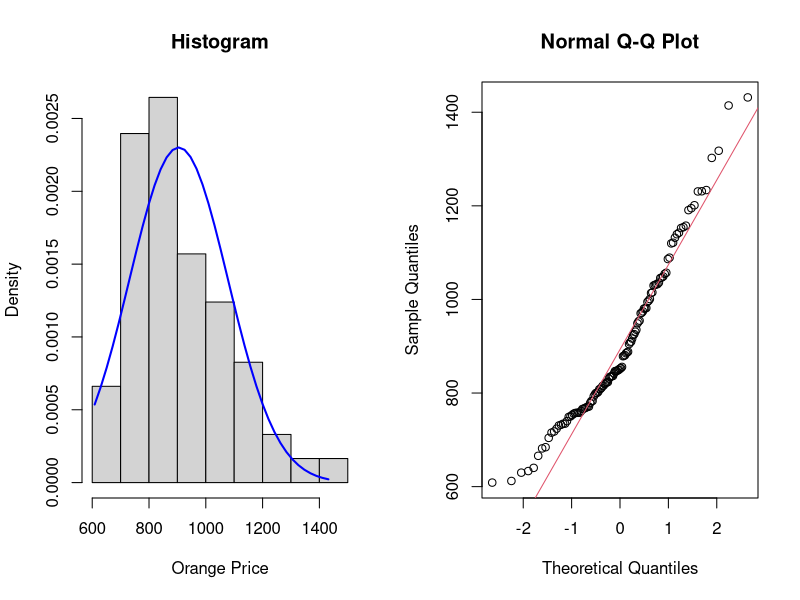
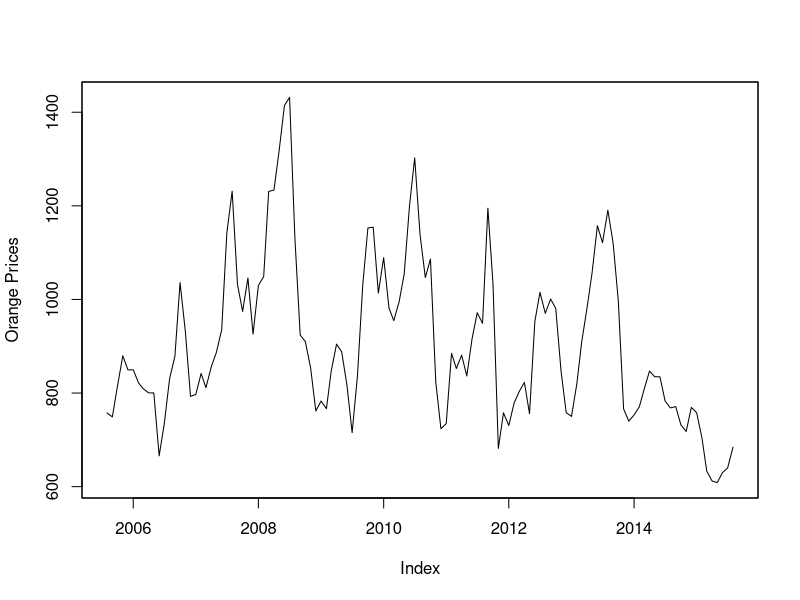
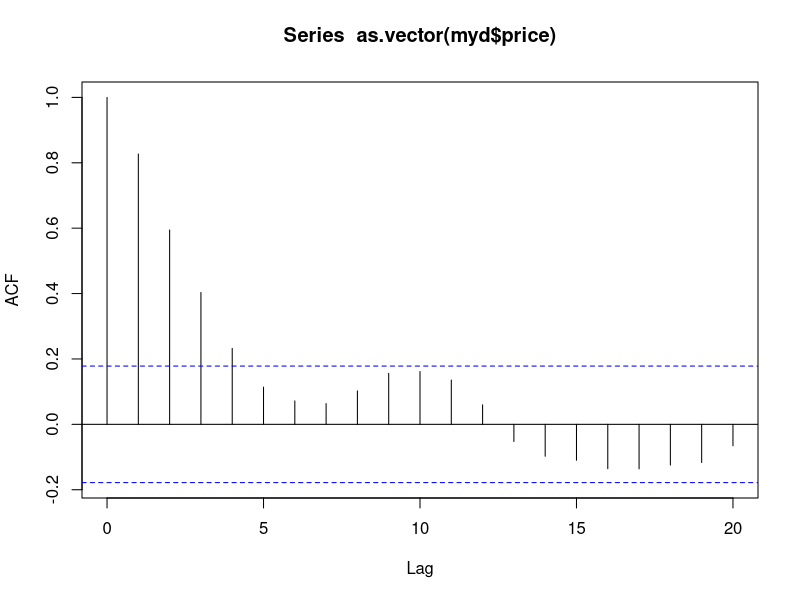
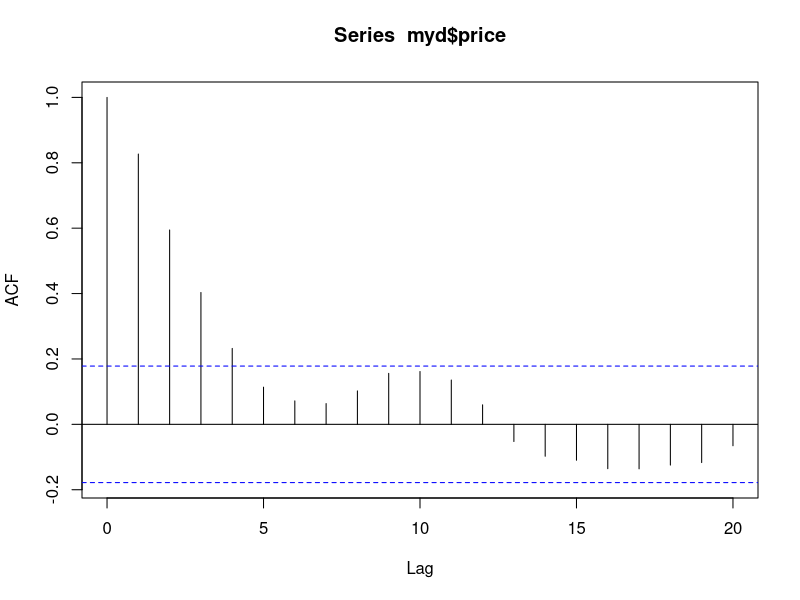
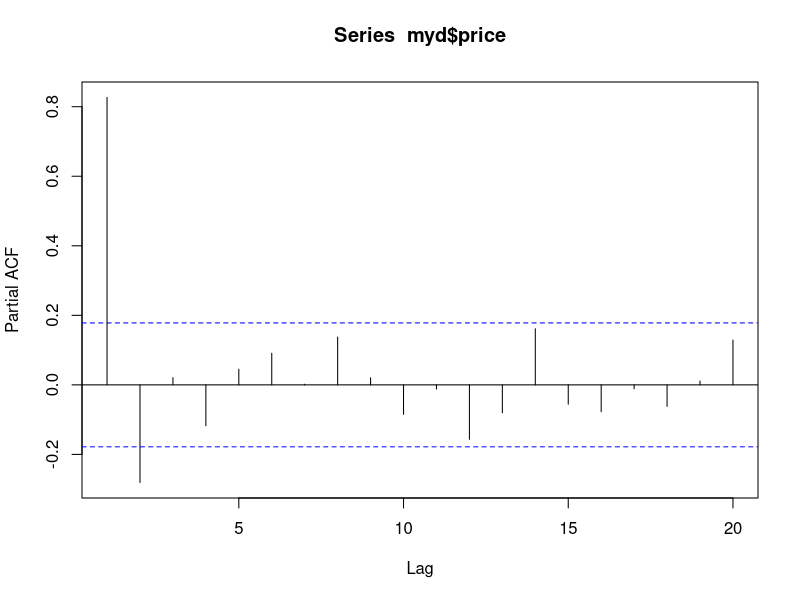
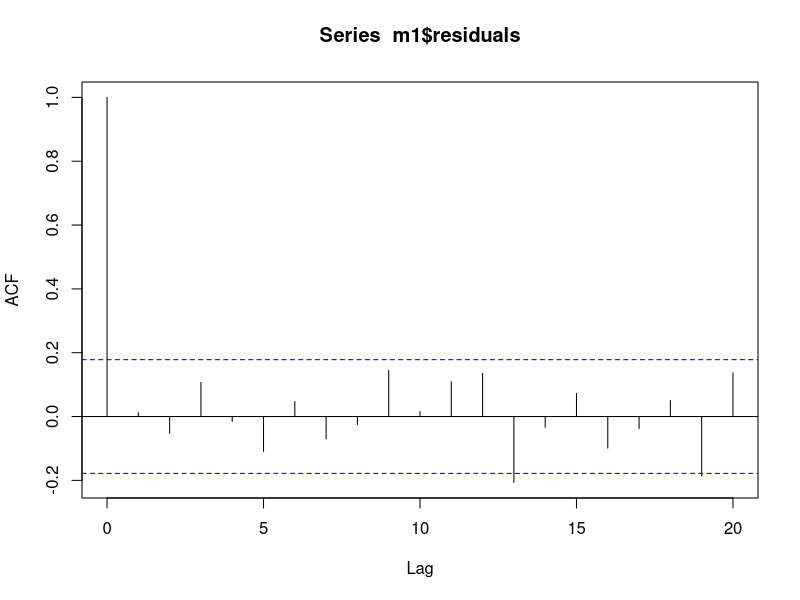
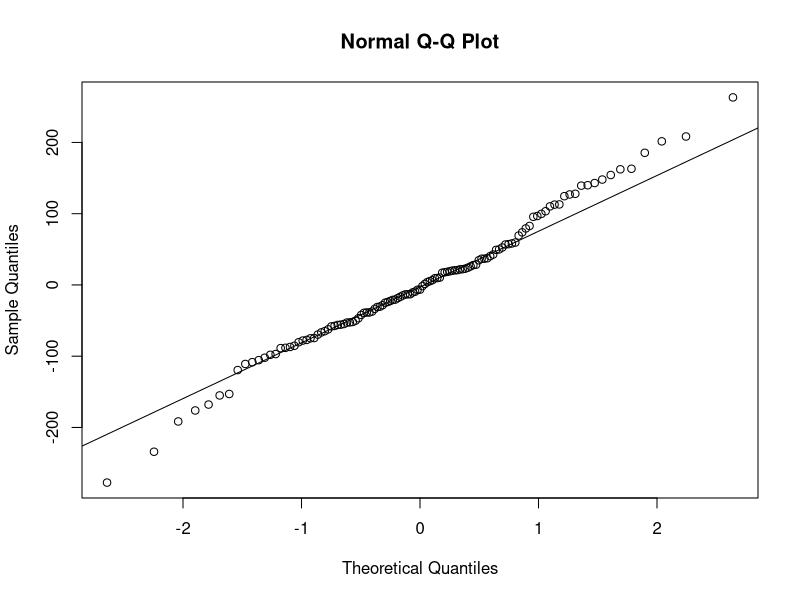

Here is the R script that generated these plots, in order: (Note: this script raises an error after producing the figures.)
#import zoo library
# LOAD LIBRARIES
# 
# To install the package the first time, 
# select Tools from top Menu and select Install Packages 
library(zoo)
library(fBasics)
library(lmtest)
library(forecast)
#set work directory
setwd("~/Courses/CSC425/hwork_f15")
#import data in R
myd=read.table("oranges.csv", header=T, sep=',')
#create price time series using zoo function
myd$pts=zoo(myd$price, as.Date(as.character(myd$date), format="%m/%d/%Y"))

# COMPUTE SUMMARY STATISTICS
basicStats(myd$price) 

# CREATE HISTOGRAM 
# OPTIONAL creates 2 by 1 display for 2 plots 
par(mfcol=c(1,2)) 
hist(myd$price, xlab="Orange Price", prob=TRUE, main="Histogram") 
# add approximating normal density curve 
xfit<-seq(min(myd$price),max(myd$price),length=40) 
yfit<-dnorm(xfit,mean=mean(myd$price),sd=sd(myd$price)) 
lines(xfit, yfit, col="blue", lwd=2) 

# CREATE NORMAL PROBABILITY PLOT 
qqnorm(myd$price)
qqline(myd$price, col = 2) 

# CREATE TIME PLOTS 

# use time series object rts to draw time plot indexed with time 
par(mfcol=c(1,1)) 
plot(myd$pts, ylab="Orange Prices") 

# NORMALITY TESTS 
# Perform Jarque-Bera normality test. 
normalTest(myd$price ,method=c("jb")) 

# COMPUTE ACF AND PLOT CORRELOGRAM 
#prints acf values to console 
acf(as.vector(myd$price) , plot=T) 


# COMPUTE LJUNG-BOX TEST FOR WHITE NOISE (NO AUTOCORRELATION) 
# to Lag 3 
Box.test(myd$price ,lag=3,type='Ljung') 
# to Lag 5 
Box.test(myd$price ,lag=5,type='Ljung') 
# to Lag 7 
Box.test(myd$price ,lag=7,type='Ljung') 

#plot acf values on graph (correlogram) 
acf(myd$price , plot=T) 
pacf(myd$price , plot=T) 

#modeling
ar(myd$price)

#AR(2) model
m1=arima(myd$price, order=c(2,0,0))
coeftest(m1)
#diagnostics
acf(m1$residuals)
qqnorm(m1$residuals)
qqline(m1$residuals)
Box.test(m1$residuals, lag=5, type="Ljung", fitdf=1)
Box.test(m1$residuals, lag=10, type="Ljung", fitdf=1)

#Forecasts

maf=forecast.Arima(m1, h=5)

plot(maf)
